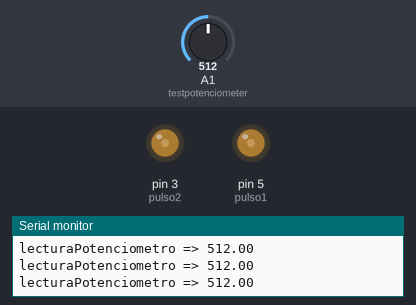
This sketch was run on a simulated Arduino Uno, built with avr-gcc and run on an emulated ATmega328P. Shown: output pins drawn as LEDs (lit = HIGH), the last lines printed to the serial monitor. Inputs (shaded band) come from the test bench; at power-on: A1 (testpotenciometer) = 512.

Above: at 1.3 s.
1.4 s: A1 (testpotenciometer) set to 0
At 2.0 s:
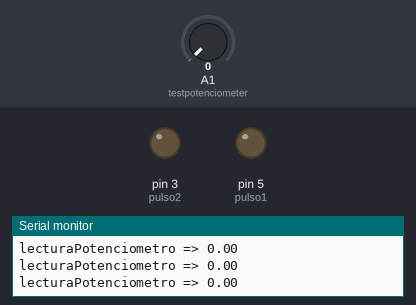
3.2 s: A1 (testpotenciometer) set to 122
At 3.8 s:
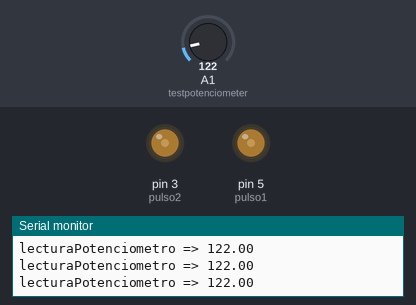
Timing chart, 0 to 6.2 s (numbered marks = the images above; inputs shaded):
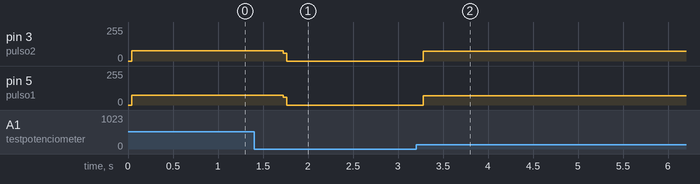

Measured:
- after the input at 1.4 s, pin 3 (pulso2): 76/255 → 0/255 after 0.32 s; pin 5 (pulso1): 74/255 → 0/255 after 0.32 s
- after the input at 3.2 s, pin 3 (pulso2): 0/255 → 72/255 after 0.08 s; pin 5 (pulso1): 0/255 → 71/255 after 0.08 s

The sketch:

puls_inversor.ino
```cpp
int testpotenciometer = A1;
int t1 = 0;
float lecturaPotenciometro = 0;
const int pulso1 = 5;
const int pulso2 = 3;

void setup() {
  Serial.begin(9600);
  pinMode(pulso1, OUTPUT);
  pinMode(pulso2, OUTPUT);
}

void loop() {

  lecturaPotenciometro = map(analogRead(testpotenciometer), 0, 1023, 0, 1023);
  t1 = lecturaPotenciometro / 8;
  Serial.print("lecturaPotenciometro => ");
  Serial.println(lecturaPotenciometro);
  if(lecturaPotenciometro == 0){
    analogWrite(pulso1, LOW);
    analogWrite(pulso2, LOW);
  }else{
    for(int i = 0; i < 500; i++){
      analogWrite(pulso1, 0);
      delayMicroseconds(t1);
      analogWrite(pulso1, 150);
      delayMicroseconds(t1);
      analogWrite(pulso1, 200);
      delayMicroseconds(t1);
      analogWrite(pulso1, 255);
      delayMicroseconds(2*t1);
      analogWrite(pulso1, 200);
      delayMicroseconds(t1);
      analogWrite(pulso1, 150);
      delayMicroseconds(t1);
      analogWrite(pulso1, 0);
      delayMicroseconds(t1);

      analogWrite(pulso2, 0);
      delayMicroseconds(t1);
      analogWrite(pulso2, 150);
      delayMicroseconds(t1);
      analogWrite(pulso2, 200);
      delayMicroseconds(t1);
      analogWrite(pulso2, 255);
      delayMicroseconds(2*t1);
      analogWrite(pulso2, 200);
      delayMicroseconds(t1);
      analogWrite(pulso2, 150);
      delayMicroseconds(t1);
      analogWrite(pulso2, 0);
      delayMicroseconds(t1);

    }

  }
}
```
